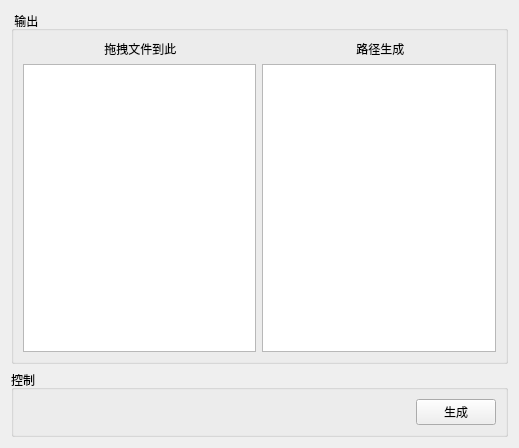
<?xml version="1.0" encoding="UTF-8"?>
<ui version="4.0">
 <class>SFileNameFactor</class>
 <widget class="QWidget" name="SFileNameFactor">
  <property name="geometry">
   <rect>
    <x>0</x>
    <y>0</y>
    <width>519</width>
    <height>448</height>
   </rect>
  </property>
  <property name="windowTitle">
   <string>Form</string>
  </property>
  <layout class="QGridLayout" name="gridLayout">
   <item row="0" column="0">
    <layout class="QGridLayout" name="gridLayout_21">
     <item row="1" column="0">
      <widget class="QGroupBox" name="groupBox_9">
       <property name="title">
        <string>控制</string>
       </property>
       <layout class="QGridLayout" name="gridLayout_22">
        <item row="1" column="1">
         <widget class="QPushButton" name="produceBtn">
          <property name="text">
           <string>生成</string>
          </property>
         </widget>
        </item>
        <item row="1" column="0">
         <spacer name="horizontalSpacer_11">
          <property name="orientation">
           <enum>Qt::Horizontal</enum>
          </property>
          <property name="sizeHint" stdset="0">
           <size>
            <width>40</width>
            <height>20</height>
           </size>
          </property>
         </spacer>
        </item>
       </layout>
      </widget>
     </item>
     <item row="0" column="0">
      <widget class="QGroupBox" name="groupBox_10">
       <property name="title">
        <string> 输出</string>
       </property>
       <layout class="QGridLayout" name="gridLayout_23">
        <item row="0" column="0">
         <layout class="QGridLayout" name="gridLayout_24">
          <item row="1" column="0" colspan="2">
           <widget class="SDragListWidget" name="filePathsList">
            <property name="selectionMode">
             <enum>QAbstractItemView::ExtendedSelection</enum>
            </property>
           </widget>
          </item>
          <item row="1" column="2" colspan="2">
           <widget class="QTextEdit" name="outPutText">
            <property name="readOnly">
             <bool>true</bool>
            </property>
           </widget>
          </item>
          <item row="0" column="0" colspan="2" alignment="Qt::AlignHCenter">
           <widget class="QLabel" name="label_9">
            <property name="text">
             <string> 拖拽文件到此</string>
            </property>
           </widget>
          </item>
          <item row="0" column="2" colspan="2" alignment="Qt::AlignHCenter">
           <widget class="QLabel" name="label_10">
            <property name="text">
             <string> 路径生成</string>
            </property>
           </widget>
          </item>
         </layout>
        </item>
       </layout>
      </widget>
     </item>
    </layout>
   </item>
  </layout>
 </widget>
 <customwidgets>
  <customwidget>
   <class>SDragListWidget</class>
   <extends>QListWidget</extends>
   <header>Component/UI/SDragListWidget.h</header>
  </customwidget>
 </customwidgets>
 <resources/>
 <connections/>
</ui>
